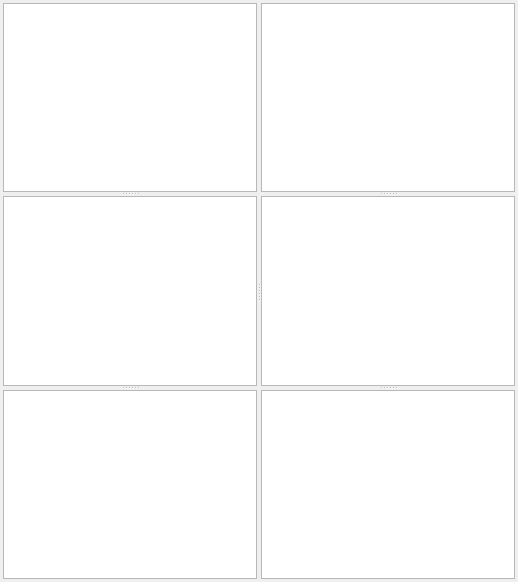
  <widget class="QWidget" name="centralWidget">
   <property name="sizePolicy">
    <sizepolicy hsizetype="Expanding" vsizetype="Expanding">
     <horstretch>0</horstretch>
     <verstretch>0</verstretch>
    </sizepolicy>
   </property>
   <property name="minimumSize">
    <size>
     <width>0</width>
     <height>0</height>
    </size>
   </property>
   <property name="maximumSize">
    <size>
     <width>16777215</width>
     <height>16777215</height>
    </size>
   </property>
   <layout class="QGridLayout" name="gridLayout_8">
    <property name="margin">
     <number>3</number>
    </property>
    <property name="spacing">
     <number>0</number>
    </property>
    <item row="0" column="0">
     <widget class="QSplitter" name="splitter_3">
      <property name="font">
       <font>
        <pointsize>9</pointsize>
       </font>
      </property>
      <property name="accessibleName">
       <string notr="true"/>
      </property>
      <property name="lineWidth">
       <number>0</number>
      </property>
      <property name="orientation">
       <enum>Qt::Horizontal</enum>
      </property>
      <property name="handleWidth">
       <number>4</number>
      </property>
      <widget class="QSplitter" name="splitter">
       <property name="font">
        <font>
         <pointsize>9</pointsize>
        </font>
       </property>
       <property name="accessibleName">
        <string notr="true"/>
       </property>
       <property name="lineWidth">
        <number>0</number>
       </property>
       <property name="orientation">
        <enum>Qt::Vertical</enum>
       </property>
       <property name="handleWidth">
        <number>4</number>
       </property>
       <widget class="PlotWidget" name="read_iops_plot">
        <property name="sizePolicy">
         <sizepolicy hsizetype="Expanding" vsizetype="Expanding">
          <horstretch>0</horstretch>
          <verstretch>0</verstretch>
         </sizepolicy>
        </property>
        <property name="minimumSize">
         <size>
          <width>0</width>
          <height>0</height>
         </size>
        </property>
        <property name="maximumSize">
         <size>
          <width>16777215</width>
          <height>16777215</height>
         </size>
        </property>
        <property name="baseSize">
         <size>
          <width>0</width>
          <height>0</height>
         </size>
        </property>
        <property name="font">
         <font>
          <pointsize>9</pointsize>
         </font>
        </property>
        <property name="accessibleName">
         <string notr="true"/>
        </property>
        <property name="interactive">
         <bool>true</bool>
        </property>
       </widget>
       <widget class="PlotWidget" name="read_bw_plot">
        <property name="sizePolicy">
         <sizepolicy hsizetype="Expanding" vsizetype="Expanding">
          <horstretch>0</horstretch>
          <verstretch>0</verstretch>
         </sizepolicy>
        </property>
        <property name="minimumSize">
         <size>
          <width>0</width>
          <height>0</height>
         </size>
        </property>
        <property name="maximumSize">
         <size>
          <width>16777215</width>
          <height>16777215</height>
         </size>
        </property>
        <property name="baseSize">
         <size>
          <width>0</width>
          <height>0</height>
         </size>
        </property>
        <property name="font">
         <font>
          <pointsize>9</pointsize>
         </font>
        </property>
        <property name="accessibleName">
         <string notr="true"/>
        </property>
        <property name="sceneRect">
         <rectf>
          <x>0.000000000000000</x>
          <y>0.000000000000000</y>
          <width>0.000000000000000</width>
          <height>0.000000000000000</height>
         </rectf>
        </property>
       </widget>
       <widget class="PlotWidget" name="read_lat_plot">
        <property name="sizePolicy">
         <sizepolicy hsizetype="Expanding" vsizetype="Expanding">
          <horstretch>0</horstretch>
          <verstretch>0</verstretch>
         </sizepolicy>
        </property>
        <property name="minimumSize">
         <size>
          <width>0</width>
          <height>0</height>
         </size>
        </property>
        <property name="maximumSize">
         <size>
          <width>16777215</width>
          <height>16777215</height>
         </size>
        </property>
        <property name="baseSize">
         <size>
          <width>0</width>
          <height>0</height>
         </size>
        </property>
        <property name="font">
         <font>
          <pointsize>9</pointsize>
         </font>
        </property>
        <property name="accessibleName">
         <string notr="true"/>
        </property>
       </widget>
      </widget>
      <widget class="QSplitter" name="splitter_2">
       <property name="font">
        <font>
         <pointsize>9</pointsize>
        </font>
       </property>
       <property name="accessibleName">
        <string notr="true"/>
       </property>
       <property name="lineWidth">
        <number>0</number>
       </property>
       <property name="orientation">
        <enum>Qt::Vertical</enum>
       </property>
       <property name="handleWidth">
        <number>4</number>
       </property>
       <widget class="PlotWidget" name="write_iops_plot">
        <property name="sizePolicy">
         <sizepolicy hsizetype="Expanding" vsizetype="Expanding">
          <horstretch>0</horstretch>
          <verstretch>0</verstretch>
         </sizepolicy>
        </property>
        <property name="minimumSize">
         <size>
          <width>0</width>
          <height>0</height>
         </size>
        </property>
        <property name="maximumSize">
         <size>
          <width>16777215</width>
          <height>16777215</height>
         </size>
        </property>
        <property name="baseSize">
         <size>
          <width>0</width>
          <height>0</height>
         </size>
        </property>
        <property name="font">
         <font>
          <pointsize>9</pointsize>
         </font>
        </property>
        <property name="accessibleName">
         <string notr="true"/>
        </property>
       </widget>
       <widget class="PlotWidget" name="write_bw_plot">
        <property name="sizePolicy">
         <sizepolicy hsizetype="Expanding" vsizetype="Expanding">
          <horstretch>0</horstretch>
          <verstretch>0</verstretch>
         </sizepolicy>
        </property>
        <property name="minimumSize">
         <size>
          <width>0</width>
          <height>0</height>
         </size>
        </property>
        <property name="maximumSize">
         <size>
          <width>16777215</width>
          <height>16777215</height>
         </size>
        </property>
        <property name="baseSize">
         <size>
          <width>0</width>
          <height>0</height>
         </size>
        </property>
        <property name="font">
         <font>
          <pointsize>9</pointsize>
         </font>
        </property>
        <property name="accessibleName">
         <string notr="true"/>
        </property>
       </widget>
       <widget class="PlotWidget" name="write_lat_plot">
        <property name="sizePolicy">
         <sizepolicy hsizetype="Expanding" vsizetype="Expanding">
          <horstretch>0</horstretch>
          <verstretch>0</verstretch>
         </sizepolicy>
        </property>
        <property name="minimumSize">
         <size>
          <width>0</width>
          <height>0</height>
         </size>
        </property>
        <property name="maximumSize">
         <size>
          <width>16777215</width>
          <height>16777215</height>
         </size>
        </property>
        <property name="baseSize">
         <size>
          <width>0</width>
          <height>0</height>
         </size>
        </property>
        <property name="font">
         <font>
          <pointsize>9</pointsize>
         </font>
        </property>
        <property name="accessibleName">
         <string notr="true"/>
        </property>
       </widget>
      </widget>
     </widget>
    </item>
   </layout>
  </widget>
